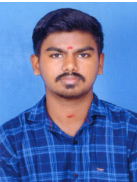
#> input picture ex1/photo.png, 137 x 182 px, found by its file name
$ python q4.py
#> lines starting #> are read from the running program, lines starting #| are printed output that depends on the picture
# -*- coding: utf-8 -*-
"""
Created on Wed Jul 10 11:20:54 2024

@author: Administrator
"""

import cv2
import matplotlib.pyplot as plt

img = cv2.imread("D:/photo.png", cv2.IMREAD_COLOR)
#> img is the input picture: shape (182, 137, 3); mean B, G, R 174.7, 116, 88.9

r=img[:,:,0]
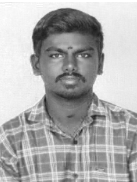
#> r: shape (182, 137); min 27, max 255, mean 174.7
g=img[:,:,1]
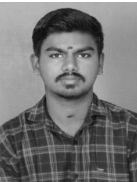
#> g: shape (182, 137); min 13, max 255, mean 116
b=img[:,:,2]
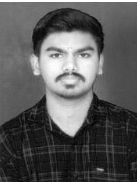
#> b: shape (182, 137); min 0, max 255, mean 88.9

#cv2.imshow("red", r)
#cv2.imshow("green", g)
#cv2.imshow("blue", b)


plt.subplot(131),plt.imshow(r,cmap='Reds'),plt.title('Red')
plt.subplot(132),plt.imshow(g,cmap='Greens'),plt.title('Green')
plt.subplot(133),plt.imshow(b, cmap='Blues'),plt.title('Blue')
plt.show()
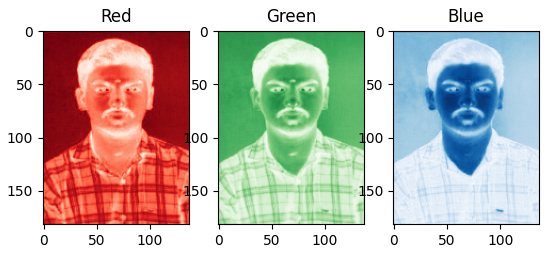
#> figure drawn by matplotlib, 3 panels

cv2.waitKey(0)
cv2.destroyAllWindows()
